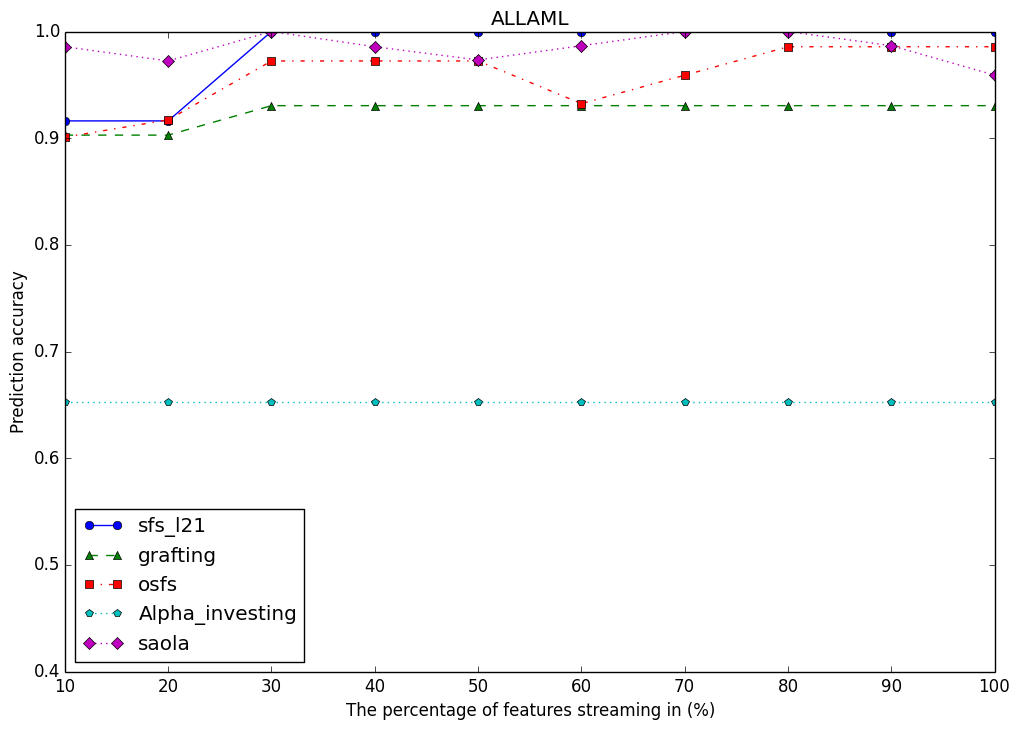
#> input picture datas/gene/all_result/streaming/ALLAML.png, 1019 x 730 px, given in place of TOX_171.png, which was not available
$ python aggr_6_png.py
#> lines starting #> are read from the running program, lines starting #| are printed output that depends on the picture; pictures that were not available may be replaced by others from this repository, and a replacement may not be noted
import numpy as np
from matplotlib import image


def merge_image_horizontal(img1, img2):
    height = min(img1.shape[0], img2.shape[0])
    img1 = img1[:height, :]
    img2 = img2[:height, :]
    img = np.concatenate((img1, img2), axis=1)
    return img


def merge_image_vertical(img1, img2):
    width = min(img1.shape[1], img2.shape[1])
    img1 = img1[:, :width]
    img2 = img2[:, :width]
    img = np.concatenate((img1, img2), axis=0)
    return img


def read_3_image(nm1, nm2, nm3):
    img1 = image.imread("%s.png" % nm1)
    img2 = image.imread("%s.png" % nm2)
    img3 = image.imread("%s.png" % nm3)
    img = merge_image_horizontal(img1, img2)
    img = merge_image_horizontal(img, img3)
    return img

def read_2_image(nm1, nm2):
#> called with nm1 = 'TOX_171', nm2 = 'SMK_CAN_187'
    img1 = image.imread("%s.png" % nm1)
#> img1 is the input picture: shape (730, 1019, 4) float32; mean R, G, B, A 0.981, 0.981, 0.981, 1
    img2 = image.imread("%s.png" % nm2)
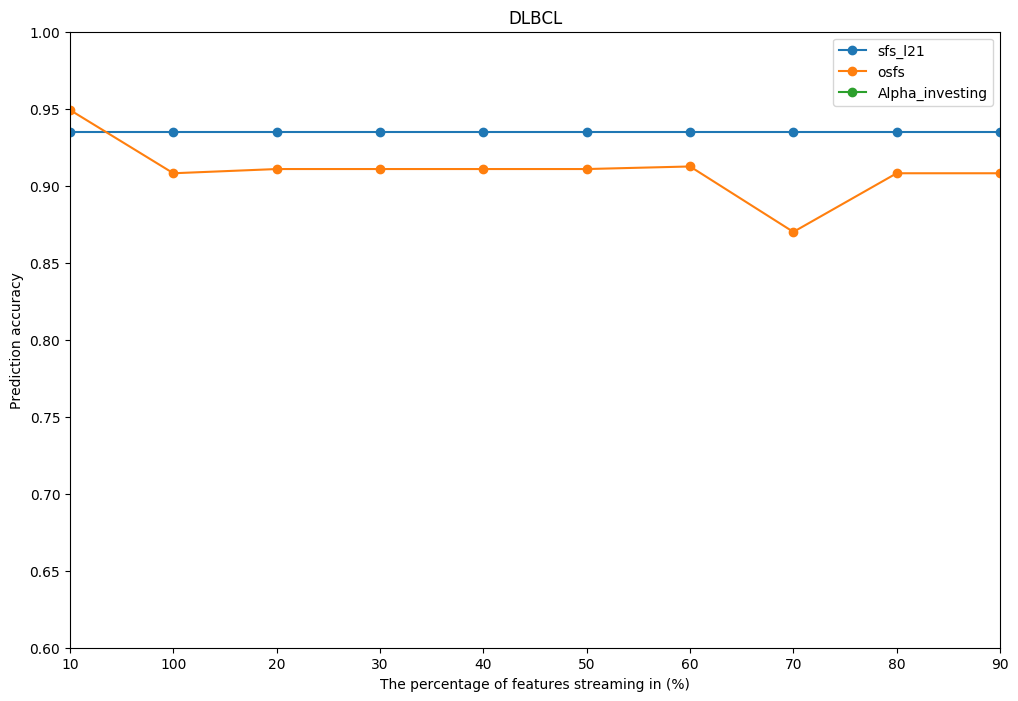
#> input picture datas/gene/all_result/streaming/DLBCL.png, 1018 x 701 px, given in place of SMK_CAN_187.png, which was not available
#> img2 is the input picture: shape (701, 1018, 4) float32; mean R, G, B, A 0.987, 0.986, 0.985, 1
    img = merge_image_horizontal(img1, img2)
#> in merge_image_horizontal, `img1 = img1[:height, :]`:
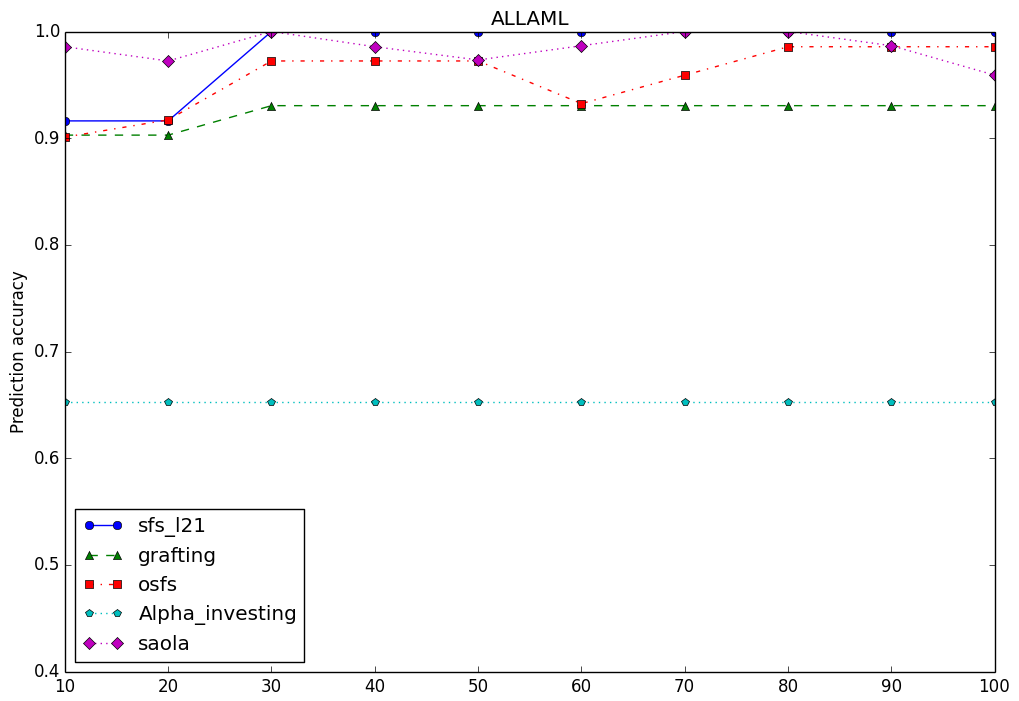
#> img1: shape (701, 1019, 4) float32; mean of channels 0, 1, 2, 3 0.982, 0.982, 0.982, 1; drawn as R, G, B
#> in merge_image_horizontal, `img = np.concatenate((img1, img2), axis=1)`:
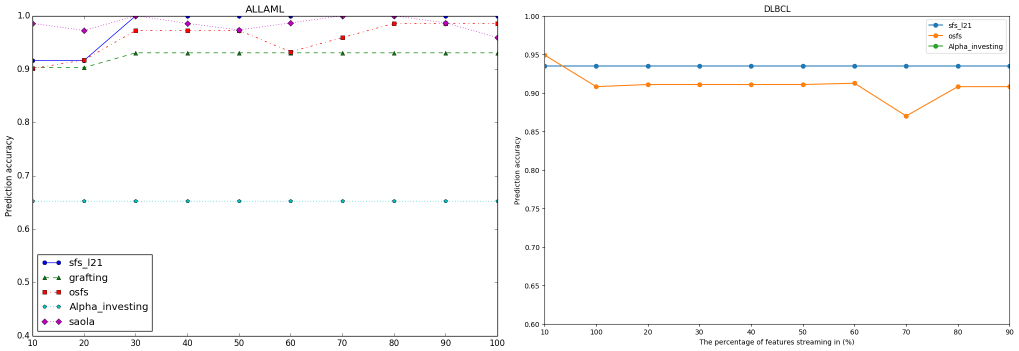
#> img: shape (701, 2037, 4) float32 (shown at 1/2 size); mean of channels 0, 1, 2, 3 0.985, 0.984, 0.984, 1; drawn as R, G, B
    return img


def main():
    nms = "TOX_171 SMK_CAN_187 ALLAML GLI_85 Lung_Cancer Prostate_GE".split()

    img1 = read_2_image(nms[0], nms[1])
    img2 = read_2_image(nms[2], nms[3])
#> call 2 of read_2_image, with nm1 = 'ALLAML', nm2 = 'GLI_85'
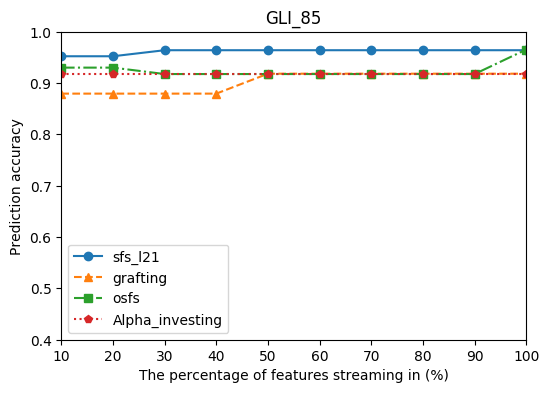
#> input picture datas/gene/all_result/streaming/GLI_85.png, 549 x 393 px
#> in read_2_image, img2 is the input picture: shape (393, 549, 4) float32; mean R, G, B, A 0.966, 0.966, 0.964, 1
#> in merge_image_horizontal (call 2), `img1 = img1[:height, :]`:
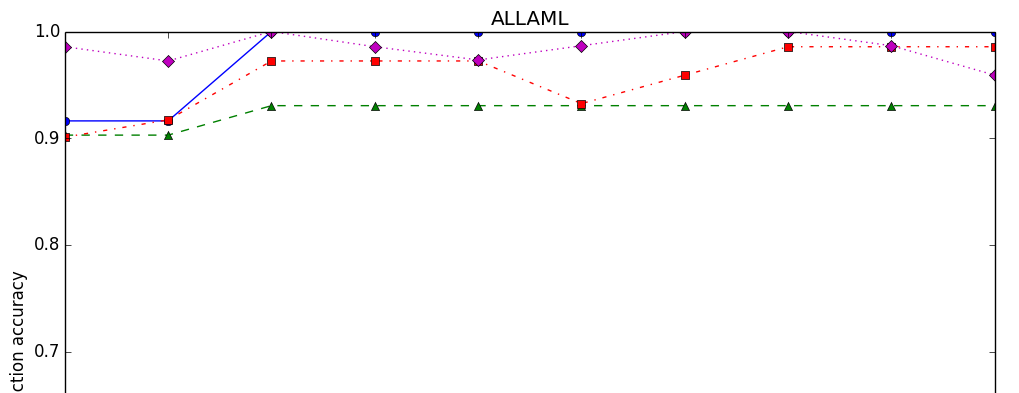
#> img1: shape (393, 1019, 4) float32; mean of channels 0, 1, 2, 3 0.987, 0.985, 0.986, 1; drawn as R, G, B
#> in merge_image_horizontal (call 2), `img = np.concatenate((img1, img2), axis=1)`:
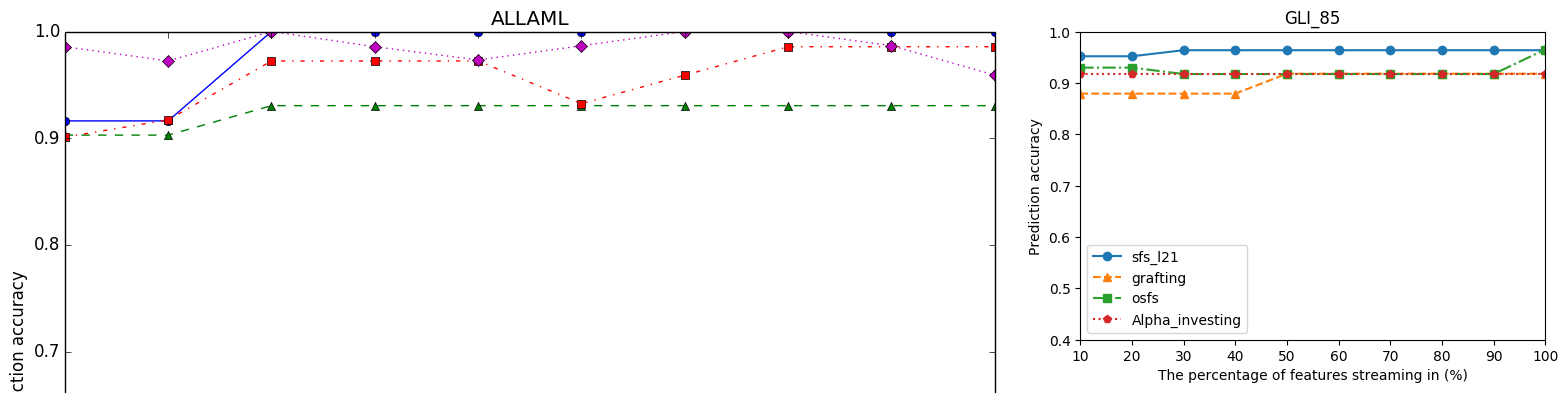
#> img: shape (393, 1568, 4) float32; mean of channels 0, 1, 2, 3 0.979, 0.978, 0.978, 1; drawn as R, G, B
    img3 = read_2_image(nms[4], nms[5])

    img = merge_image_vertical(img1, img2)
    img = merge_image_vertical(img, img3)

    image.imsave("aggr_vertical.png", img)

if __name__ == '__main__':
#> (the run stopped early here; a loop or call above may not have finished)
